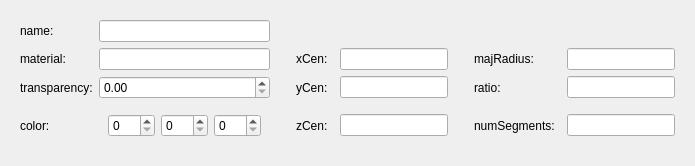
   <widget class="QWidget" name="page_14">
    <layout class="QVBoxLayout" name="verticalLayout_5">
     <item>
      <widget class="QWidget" name="widget_11" native="true">
       <layout class="QGridLayout" name="gridLayout_12">
        <item row="2" column="3">
         <widget class="QLabel" name="label_125">
          <property name="text">
           <string>yCen:</string>
          </property>
         </widget>
        </item>
        <item row="0" column="0">
         <widget class="QLabel" name="label_126">
          <property name="text">
           <string>name:</string>
          </property>
         </widget>
        </item>
        <item row="1" column="3" colspan="2">
         <widget class="QLabel" name="label_127">
          <property name="text">
           <string>xCen:</string>
          </property>
         </widget>
        </item>
        <item row="1" column="7" colspan="2">
         <widget class="QLabel" name="label_128">
          <property name="text">
           <string>majRadius:</string>
          </property>
         </widget>
        </item>
        <item row="1" column="9">
         <widget class="QLineEdit" name="lineEdit_128"/>
        </item>
        <item row="2" column="7">
         <widget class="QLabel" name="label_129">
          <property name="text">
           <string>ratio:</string>
          </property>
         </widget>
        </item>
        <item row="1" column="5">
         <widget class="QLineEdit" name="lineEdit_129"/>
        </item>
        <item row="0" column="1">
         <widget class="QLineEdit" name="lineEdit_130"/>
        </item>
        <item row="1" column="0">
         <widget class="QLabel" name="label_130">
          <property name="text">
           <string>material:</string>
          </property>
         </widget>
        </item>
        <item row="1" column="1">
         <widget class="QLineEdit" name="lineEdit_132"/>
        </item>
        <item row="2" column="0">
         <widget class="QLabel" name="label_131">
          <property name="text">
           <string>transparency:</string>
          </property>
         </widget>
        </item>
        <item row="3" column="0">
         <widget class="QLabel" name="label_132">
          <property name="text">
           <string>color:</string>
          </property>
         </widget>
        </item>
        <item row="3" column="3">
         <widget class="QLabel" name="label_133">
          <property name="text">
           <string>zCen:</string>
          </property>
         </widget>
        </item>
        <item row="3" column="7">
         <widget class="QLabel" name="label_134">
          <property name="text">
           <string>numSegments:</string>
          </property>
         </widget>
        </item>
        <item row="2" column="2">
         <spacer name="horizontalSpacer_73">
          <property name="orientation">
           <enum>Qt::Horizontal</enum>
          </property>
          <property name="sizeType">
           <enum>QSizePolicy::Fixed</enum>
          </property>
          <property name="sizeHint" stdset="0">
           <size>
            <width>20</width>
            <height>20</height>
           </size>
          </property>
         </spacer>
        </item>
        <item row="3" column="9">
         <widget class="QLineEdit" name="lineEdit_134"/>
        </item>
        <item row="1" column="2">
         <spacer name="horizontalSpacer_74">
          <property name="orientation">
           <enum>Qt::Horizontal</enum>
          </property>
          <property name="sizeType">
           <enum>QSizePolicy::Fixed</enum>
          </property>
          <property name="sizeHint" stdset="0">
           <size>
            <width>20</width>
            <height>20</height>
           </size>
          </property>
         </spacer>
        </item>
        <item row="2" column="5">
         <widget class="QLineEdit" name="lineEdit_135"/>
        </item>
        <item row="2" column="9">
         <widget class="QLineEdit" name="lineEdit_136"/>
        </item>
        <item row="3" column="5">
         <widget class="QLineEdit" name="lineEdit_137"/>
        </item>
        <item row="3" column="2">
         <spacer name="horizontalSpacer_75">
          <property name="orientation">
           <enum>Qt::Horizontal</enum>
          </property>
          <property name="sizeType">
           <enum>QSizePolicy::Fixed</enum>
          </property>
          <property name="sizeHint" stdset="0">
           <size>
            <width>20</width>
            <height>20</height>
           </size>
          </property>
         </spacer>
        </item>
        <item row="1" column="6">
         <spacer name="horizontalSpacer_76">
          <property name="orientation">
           <enum>Qt::Horizontal</enum>
          </property>
          <property name="sizeType">
           <enum>QSizePolicy::Fixed</enum>
          </property>
          <property name="sizeHint" stdset="0">
           <size>
            <width>20</width>
            <height>20</height>
           </size>
          </property>
         </spacer>
        </item>
        <item row="2" column="6">
         <spacer name="horizontalSpacer_77">
          <property name="orientation">
           <enum>Qt::Horizontal</enum>
          </property>
          <property name="sizeType">
           <enum>QSizePolicy::Fixed</enum>
          </property>
          <property name="sizeHint" stdset="0">
           <size>
            <width>20</width>
            <height>20</height>
           </size>
          </property>
         </spacer>
        </item>
        <item row="3" column="6">
         <spacer name="horizontalSpacer_78">
          <property name="orientation">
           <enum>Qt::Horizontal</enum>
          </property>
          <property name="sizeType">
           <enum>QSizePolicy::Fixed</enum>
          </property>
          <property name="sizeHint" stdset="0">
           <size>
            <width>20</width>
            <height>20</height>
           </size>
          </property>
         </spacer>
        </item>
        <item row="2" column="1">
         <widget class="QDoubleSpinBox" name="doubleSpinBox_12">
          <property name="maximum">
           <double>1.000000000000000</double>
          </property>
          <property name="singleStep">
           <double>0.010000000000000</double>
          </property>
         </widget>
        </item>
        <item row="3" column="1">
         <widget class="QWidget" name="widget_46" native="true">
          <property name="sizePolicy">
           <sizepolicy hsizetype="Expanding" vsizetype="Fixed">
            <horstretch>0</horstretch>
            <verstretch>0</verstretch>
           </sizepolicy>
          </property>
          <layout class="QHBoxLayout" name="horizontalLayout_20">
           <item>
            <widget class="QSpinBox" name="spinBox_31">
             <property name="sizePolicy">
              <sizepolicy hsizetype="Preferred" vsizetype="Fixed">
               <horstretch>0</horstretch>
               <verstretch>0</verstretch>
              </sizepolicy>
             </property>
             <property name="maximum">
              <number>255</number>
             </property>
            </widget>
           </item>
           <item>
            <widget class="QSpinBox" name="spinBox_32">
             <property name="sizePolicy">
              <sizepolicy hsizetype="Preferred" vsizetype="Fixed">
               <horstretch>0</horstretch>
               <verstretch>0</verstretch>
              </sizepolicy>
             </property>
             <property name="maximum">
              <number>255</number>
             </property>
            </widget>
           </item>
           <item>
            <widget class="QSpinBox" name="spinBox_33">
             <property name="sizePolicy">
              <sizepolicy hsizetype="Preferred" vsizetype="Fixed">
               <horstretch>0</horstretch>
               <verstretch>0</verstretch>
              </sizepolicy>
             </property>
             <property name="maximum">
              <number>255</number>
             </property>
            </widget>
           </item>
          </layout>
         </widget>
        </item>
       </layout>
      </widget>
     </item>
    </layout>
   </widget>
